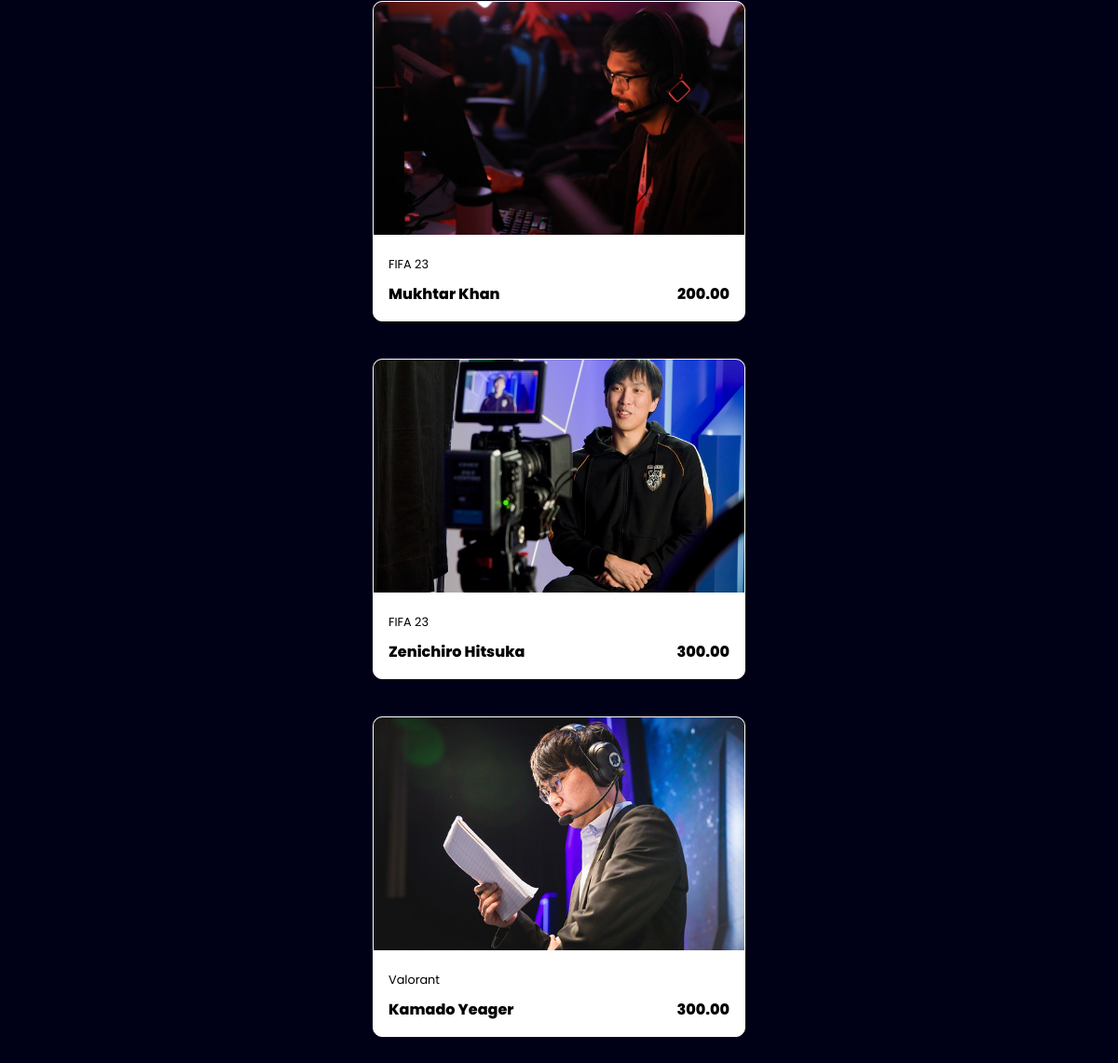
/vvi.php?type=coaches (lower part), run on an earlier commit of the app's database.
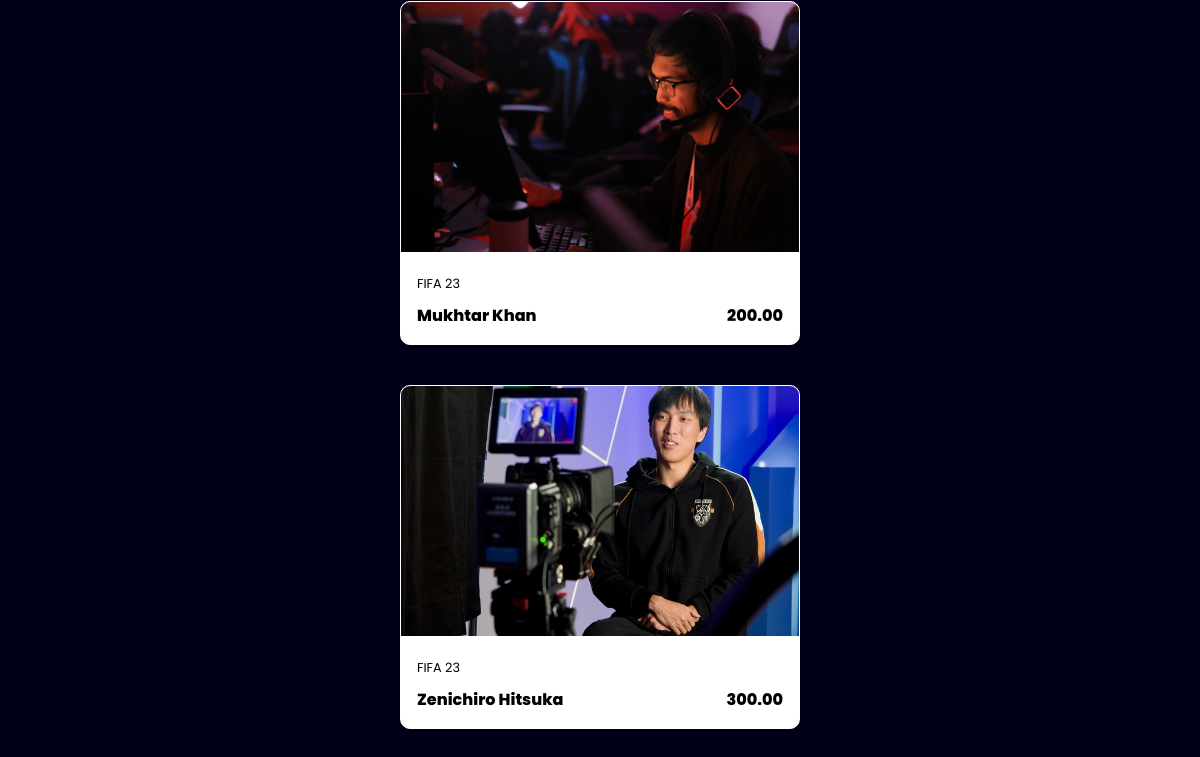
And on a later commit of the database.
### tables this page shows
CREATE TABLE `coaches` (
  `id` int(11) NOT NULL,
  `Name` varchar(50) NOT NULL,
  `Role` varchar(50) NOT NULL,
  `Description` varchar(150) NOT NULL,
  `LongDescription` varchar(3000) NOT NULL,
  `Price` decimal(9,2) NOT NULL,
  `img` varchar(50) NOT NULL
);

### vvi.php (the view, shortened to what this page needs)
<?php
include 'Connection.php';
$type = $_GET['type'];
$myquery = "SELECT * FROM `$type`";
$result = mysqli_query($con, $myquery);
?>
<!DOCTYPE html>
<html lang="en">
<head>
  <link rel="stylesheet" href="https://cdnjs.cloudflare.com/ajax/libs/font-awesome/6.1.1/css/all.min.css" />
  <link href="css/style.css" rel="stylesheet" />
</head>
<body>
  <section class="product">
    <div class="content">
      <?php
      while ($row = mysqli_fetch_array($result)) {
      ?>
        <div class="product-card" onclick="windo">
          <div class="product-image">
            <a href="productDetails.php?number=<?php echo ($row['id']) ?>&type=<?php echo ($type) ?>"><img src="productsImg/<?php echo ($row['img']) ?>" /></a>
          </div>
          <div class="product-info">
            <p class="product-category">
              <?php if ($type == "coaches") {
                echo ($row['Role']);
              } else {
                echo ($row['Category']);
              } ?>
            </p>
            <strong class="product-title">
              <div><?php echo $row['Name'] ?></div>
              <div href="" class="more-details"><?php echo $row['Price'] ?></div>
            </strong>
          </div>
        </div>
      <?php  }  ?>
    </div>
  </section>
</body>
</html>

What changed in the data, as far as the page shows it:
removed coaches: img (picture), Role "Valorant", Name "Kamado Yeager", Price "300.00"
